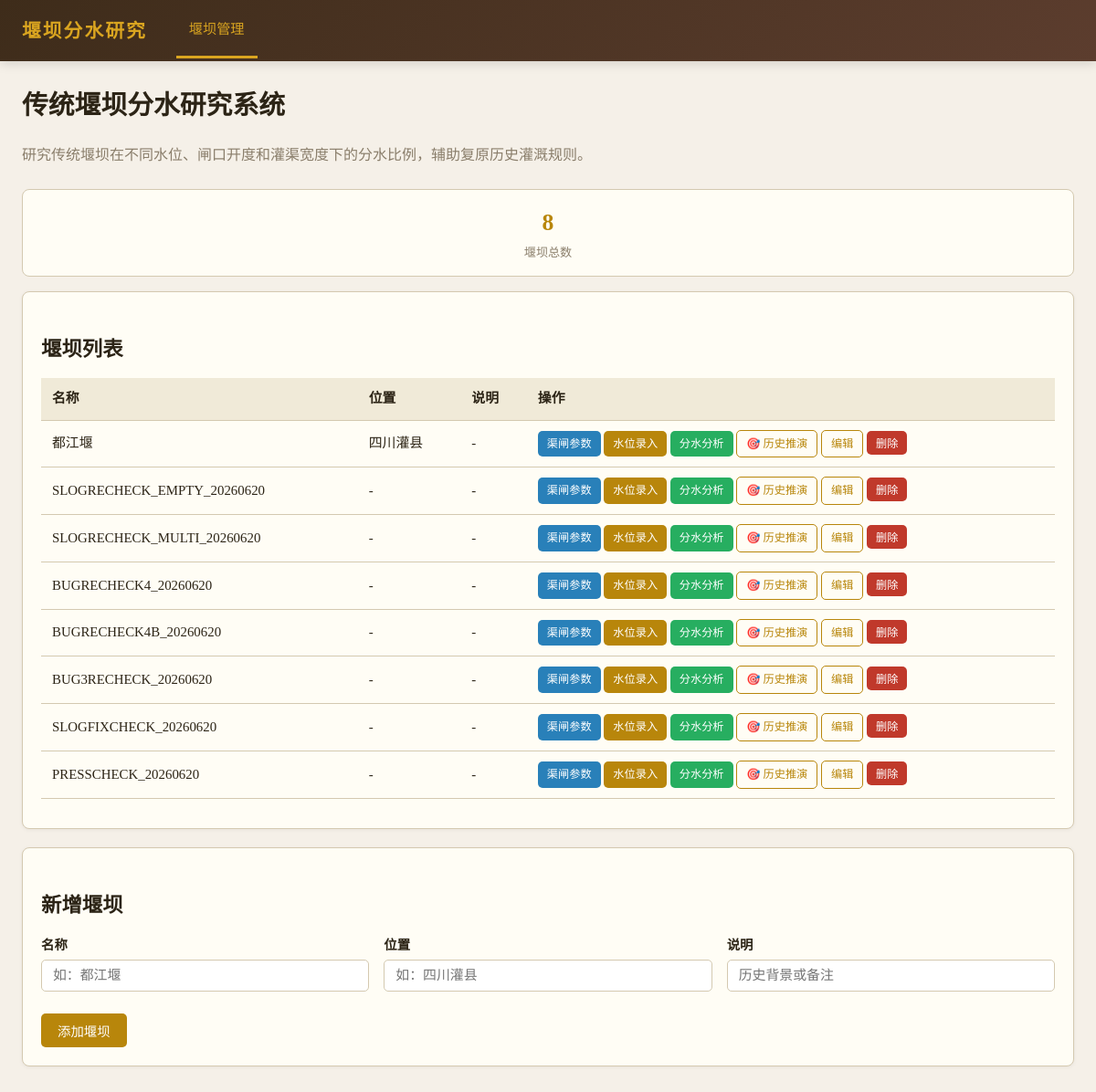
The page / on the database its author committed.
### tables this page shows
CREATE TABLE weirs (
            id INTEGER PRIMARY KEY AUTOINCREMENT,
            name TEXT NOT NULL,
            location TEXT DEFAULT '',
            description TEXT DEFAULT ''
        );

### app/routers/weirs.py (the view)
@router.get("/", response_class=HTMLResponse)
def index(request: Request):
    db = get_db()
    weirs = db.execute("SELECT * FROM weirs ORDER BY id").fetchall()
    db.close()
    return getattr(request.app.state, "templates", None).TemplateResponse(request, "index.html", {"weirs": weirs})

### app/templates/index.html (shortened to what this page needs)
{% extends "base.html" %}
{% block nav_weirs %}class="active"{% endblock %}
{% block content %}
<h1>传统堰坝分水研究系统</h1>
<p style="color: var(--muted); margin-bottom: 24px;">研究传统堰坝在不同水位、闸口开度和灌渠宽度下的分水比例，辅助复原历史灌溉规则。</p>
<div class="stat-row">
    <div class="stat-card">
        <div class="stat-value">{{ weirs|length }}</div>
        <div class="stat-label">堰坝总数</div>
    </div>
</div>
<div class="card">
    <h2>堰坝列表</h2>
    {% if weirs %}
    <table>
        <thead>
            <tr><th>名称</th><th>位置</th><th>说明</th><th>操作</th></tr>
        </thead>
        <tbody>
            {% for w in weirs %}
            <tr>
                <td>{{ w.name }}</td>
                <td>{{ w.location or '-' }}</td>
                <td>{{ w.description or '-' }}</td>
                <td>
                    <a href="/weirs/{{ w.id }}/canals" class="btn btn-sm btn-info">渠闸参数</a>
                    <a href="/weirs/{{ w.id }}/waterlevels" class="btn btn-sm btn-primary">水位录入</a>
                    <a href="/weirs/{{ w.id }}/schemes" class="btn btn-sm btn-success">分水分析</a>
                    <a href="/weirs/{{ w.id }}/scenarios" class="btn btn-sm btn-outline">🎯 历史推演</a>
                    <a href="/weirs/{{ w.id }}/edit" class="btn btn-sm btn-outline">编辑</a>
                    <form method="post" action="/weirs/{{ w.id }}/delete" style="display:inline" onsubmit="return confirm('确定删除该堰坝？所有关联数据将一并删除。')">
                        <button type="submit" class="btn btn-sm btn-danger">删除</button>
                    </form>
                </td>
            </tr>
            {% endfor %}
        </tbody>
    </table>
    {% else %}
    <div class="empty-state">
        <div class="icon">🏜️</div>
        <p>尚未创建堰坝，请先添加一座堰坝</p>
    </div>
    {% endif %}
</div>
<div class="card">
    <h2>新增堰坝</h2>
    <form method="post" action="/weirs">
        <div class="form-row">
            <div class="form-group">
                <label>名称</label>
                <input type="text" name="name" required placeholder="如：都江堰">
            </div>
            <div class="form-group">
                <label>位置</label>
                <input type="text" name="location" placeholder="如：四川灌县">
            </div>
            <div class="form-group">
                <label>说明</label>
                <input type="text" name="description" placeholder="历史背景或备注">
            </div>
        </div>
        <div style="margin-top:12px">
            <button type="submit" class="btn btn-primary">添加堰坝</button>
        </div>
    </form>
</div>
{% endblock %}

### app/templates/base.html (style rules this page uses)
:root { --bg: #f5f0e8; --fg: #2c2416; --muted: #8a7e6b; --accent: #b8860b; --accent-light: #daa520; --card: #fffdf5; --border: #d4c9b0; --danger: #c0392b; --success: #27ae60; --info: #2980b9; }
* { margin: 0; padding: 0; box-sizing: border-box; }
body { font-family: "Noto Serif SC", "Songti SC", Georgia, serif; background: var(--bg); color: var(--fg); line-height: 1.7; }
h1 { font-size: 1.8em; margin-bottom: 16px; color: var(--fg); }
h2 { font-size: 1.4em; margin: 24px 0 12px; color: var(--fg); }
.card { background: var(--card); border: 1px solid var(--border); border-radius: 8px; padding: 20px; margin-bottom: 20px; box-shadow: 0 1px 4px rgba(0,0,0,0.06); }
table { width: 100%; border-collapse: collapse; margin: 12px 0; }
th, td { padding: 10px 12px; text-align: left; border-bottom: 1px solid var(--border); font-size: 0.93em; }
th { background: #f0ead8; font-weight: 600; color: var(--fg); }
.btn { display: inline-block; padding: 8px 18px; border: none; border-radius: 5px; font-size: 0.9em; cursor: pointer; text-decoration: none; transition: all 0.2s; font-family: inherit; }
.btn-primary { background: var(--accent); color: #fff; }
.btn-danger { background: var(--danger); color: #fff; }
.btn-success { background: var(--success); color: #fff; }
.btn-info { background: var(--info); color: #fff; }
.btn-sm { padding: 4px 10px; font-size: 0.82em; }
.btn-outline { background: transparent; border: 1px solid var(--accent); color: var(--accent); }
form { display: inline; }
.form-group { margin-bottom: 12px; }
.form-group label { display: block; margin-bottom: 4px; font-weight: 600; font-size: 0.9em; color: var(--fg); }
.form-group input, .form-group select, .form-group textarea { width: 100%; max-width: 400px; padding: 8px 12px; border: 1px solid var(--border); border-radius: 5px; font-size: 0.93em; font-family: inherit; background: #fff; }
.form-row { display: flex; gap: 16px; flex-wrap: wrap; }
.form-row .form-group { flex: 1; min-width: 180px; }
.stat-row { display: flex; gap: 16px; flex-wrap: wrap; margin-bottom: 16px; }
.stat-card { flex: 1; min-width: 140px; background: var(--card); border: 1px solid var(--border); border-radius: 8px; padding: 14px; text-align: center; }
.stat-card .stat-value { font-size: 1.6em; font-weight: 700; color: var(--accent); }
.stat-card .stat-label { font-size: 0.82em; color: var(--muted); }

### rows shown on the page
weirs: name "都江堰", location "四川灌县", description "-"
weirs: name "SLOGRECHECK_EMPTY_20260620", location "-", description "-"
weirs: name "SLOGRECHECK_MULTI_20260620", location "-", description "-"
weirs: name "BUGRECHECK4_20260620", location "-", description "-"
weirs: name "BUGRECHECK4B_20260620", location "-", description "-"
weirs: name "BUG3RECHECK_20260620", location "-", description "-"
weirs: name "SLOGFIXCHECK_20260620", location "-", description "-"
weirs: name "PRESSCHECK_20260620", location "-", description "-"

### other values the page prints
{{ weirs|length }} "8"
